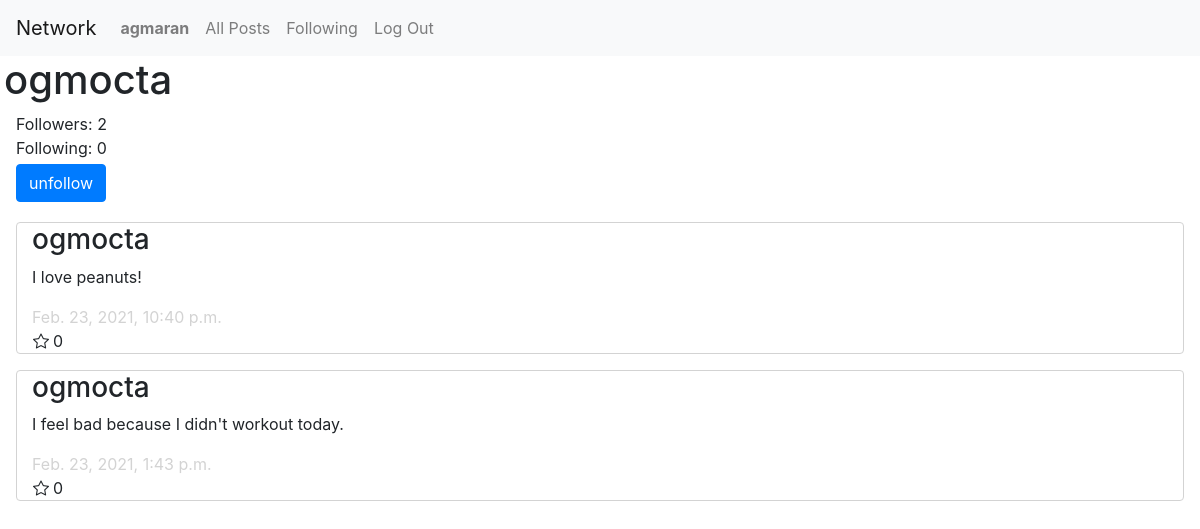
Screenshot of /ogmocta/profile (signed in) with the database file from the repository.
### network/models.py (models this page shows, shortened)
class User(AbstractUser):
    pass

class Post(models.Model):
    poster = models.ForeignKey(
        User, on_delete=models.CASCADE, related_name="my_posts")
    content = models.TextField()
    timestamp = models.DateTimeField(auto_now_add=True)
    likes = models.PositiveBigIntegerField(default=0)

### network/views.py (the view)
# urls.py: path("<str:username>/profile", views.profile, name="profile"),
def profile(request, username):
    user = User.objects.get(username=username)
    followers = Follow.objects.filter(following=user)
    following = Follow.objects.filter(follower=user)
    if (request.user.is_authenticated):
        if (Follow.objects.filter(follower=request.user, following=user).count() == 1):
            button = "unfollow"
        else:
            button = "follow"
    else:
        button = "follow"
    posts = user.my_posts.all()
    posts = posts.order_by("-timestamp").all()
    return render(request, "network/profile.html", {
        "user_profile": user,
        "followers": len(followers),
        "following": len(following),
        "posts": posts,
        "button": button
    })

### network/templates/network/profile.html (shortened to what this page needs)
{% extends "network/layout.html" %}
{% load static %}
{% block body %}
<h1 class="ml-1">{{user_profile.username}}</h1>
<div id="follow">
    <div class="ml-3" id="followers" data-followers={{followers}}>Followers: {{followers}}</div>
    <div class="ml-3">Following: {{following}}</div>
    {% if user.is_authenticated and user != user_profile %}
    <button id="follow-button" class="btn btn-primary mt-1 mb-1 ml-3"
        data-username={{user_profile.username}}>{{button}}</button>
    {% endif %}
</div>
<div id="my-posts">
    {% for post in posts %}
    <div class="container col-12">
        <h3>{{post.poster}}</h3>
        <p>{{post.content}}</p>
        <div class="timestamp">{{post.timestamp}}</div>
        <div class="row">
            <i class="bi bi-star ml-3 mr-1"></i>
            <div>{{post.likes}}</div>
        </div>
    </div>
    {% empty %}
    <div class="no-posts col-12">This user has no posts.</div>
    {% endfor %}
</div>
{% endblock %}

### network/templates/network/layout.html (shortened to what this page needs)
{% load static %}
<!DOCTYPE html>
<html lang="en">
<head>
    <link rel="stylesheet" href="https://stackpath.bootstrapcdn.com/bootstrap/4.4.1/css/bootstrap.min.css"
>
    <link rel="stylesheet" href="https://cdn.jsdelivr.net/npm/bootstrap-icons@1.4.0/font/bootstrap-icons.css">
    <link href="{% static 'network/styles.css' %}" rel="stylesheet">
</head>
<body>
    <nav class="navbar navbar-expand-lg navbar-light bg-light">
        <a class="navbar-brand" href="#">Network</a>
        <div>
            <ul class="navbar-nav mr-auto">
                {% if user.is_authenticated %}
                <li class="nav-item"><a class="nav-link" href="{% url 'profile' user.username %}"><strong>{{ user.username }}</strong></a>
                </li>
                {% endif %}
                <li class="nav-item">
                    <a class="nav-link" href="{% url 'index' %}">All Posts</a>
                </li>
                {% if user.is_authenticated %}
                <li class="nav-item">
                    <a class="nav-link" href="#">Following</a>
                </li>
                <li class="nav-item">
                    <a class="nav-link" href="{% url 'logout' %}">Log Out</a>
                </li>
                {% endif %}
            </ul>
        </div>
    </nav>
    <div class="body">
        {% block body %}
        {% endblock %}
    </div>
</body>
</html>

### network/static/network/styles.css (style rules this page uses)
.container { border: 0.1rem; border-color: lightgray; border-style: solid; margin: 1rem; width: auto; border-radius: 4px; }
.timestamp { color: lightgray; }

### rows the page displays
User: username "agmaran"
User: username "ogmocta"
Post: poster "ogmocta", content "I love peanuts!", timestamp "Feb. 23, 2021, 10:40 p.m.", likes "0"
Post: poster "ogmocta", content "I feel bad because I didn't workout today.", timestamp "Feb. 23, 2021, 1:43 p.m.", likes "0"

### other values shown
{{ followers }} "2"
{{ following }} "0"
{{ button }} "unfollow"
